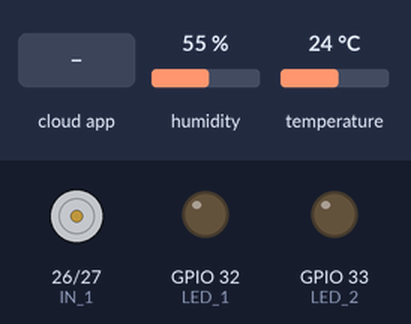
Recording of a sketch running on a simulated ESP32. Parts: motor-driver pin pairs drawn as motors (green arrow = first pin HIGH = forward, orange = second pin HIGH = backward, longer = more drive, scaled by the enable pin), output pins drawn as LEDs (lit = HIGH). Inputs (shaded band) come from the test bench; at power-on: humidity 55 %, temperature 24 °C. WiFi joins after 1.5 s; servers stay silent unless stated.

Above: at 1.2 s.
1.3 s: the phone or cloud app sets lightSwitch1 to 1
At 2.3 s:
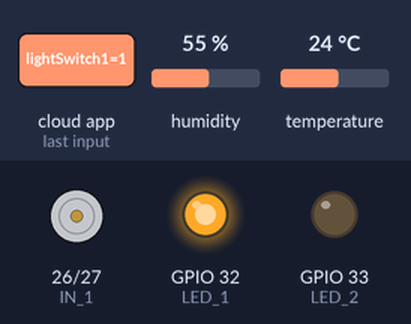
3.0 s: the phone or cloud app sets lightSwitch2 to 1
At 3.6 s:
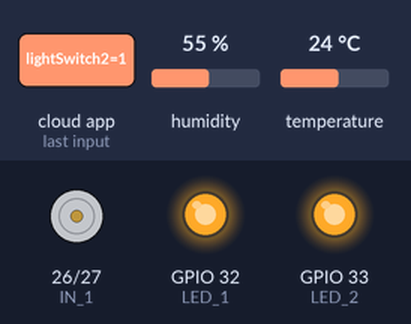
4.6 s: the phone or cloud app sets motorSpeed to 0
At 5.8 s:
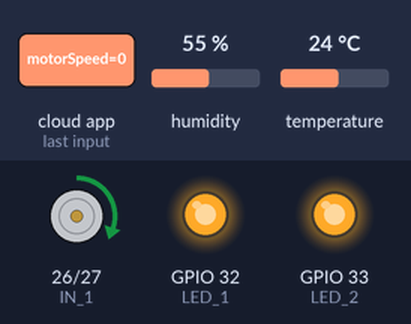
6.1 s: the phone or cloud app sets lightSwitch1 to 0
At 6.4 s:
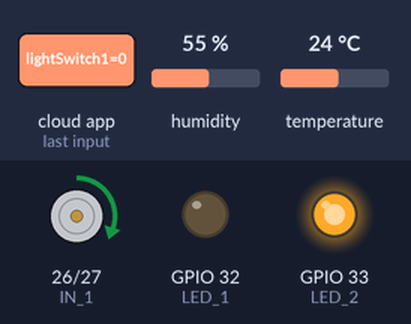
7.6 s: the phone or cloud app sets lightSwitch2 to 0
At 8.9 s:
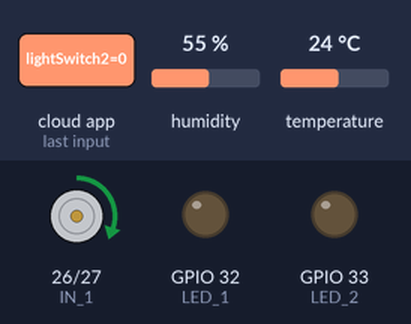
9.2 s: the phone or cloud app sets motorSpeed to 25
At 10.1 s:
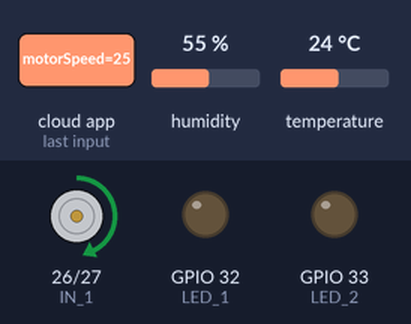
Timing chart, 0 to 11.7 s (numbered marks = the images above; inputs shaded):
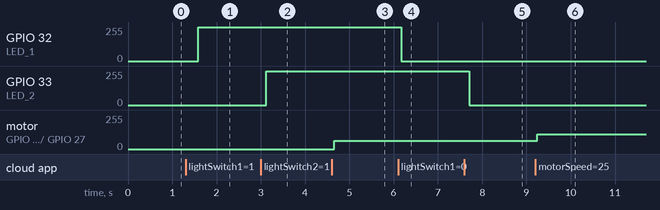

The sketch:

IoT_Final.ino
```cpp
#include "arduino_secrets.h"


#include "thingProperties.h"

#include "pins.h"


#include <SPI.h>
#include <MFRC522.h>


MFRC522 rfid(SS_PIN, RST_PIN);

MFRC522::MIFARE_Key key;

byte userTag1[] = {0x1C, 0xC3, 0xAF, 0x5E};
byte userTag2[] = {0x22, 0x42, 0x8F, 0xA9};

#include <DHT.h>
#define DHTTYPE DHT11

DHT dht(DHTPIN, DHTTYPE);


void setup() {
  Serial.begin(115200);
  initProperties();
  ArduinoCloud.begin(ArduinoIoTPreferredConnection);

  setDebugMessageLevel(1);
  ArduinoCloud.printDebugInfo();


  pinMode(LED_1, OUTPUT);
  pinMode(LED_2, OUTPUT);
  pinMode(EN_PIN, OUTPUT);
  pinMode(IN_1, OUTPUT);
  pinMode(IN_2, OUTPUT);

  SPI.begin();
  rfid.PCD_Init();

  dht.begin();
}

void loop() {
  ArduinoCloud.update();
  compareKeycards();
  readTH();
  delay(100);
}


void compareKeycards() {
 if ( ! rfid.PICC_IsNewCardPresent())
    return;
 if ( ! rfid.PICC_ReadCardSerial())
    return;

  if(memcmp(rfid.uid.uidByte, userTag1, 4) == 0) {
    authUser = "Onur Ümit Şener";
  } else if (memcmp(rfid.uid.uidByte, userTag2, 4) == 0) {
    authUser = "Master Key";
  } else {
    authUser = "Undefined Card";
  }
  Serial.println(authUser);
}


void readTH() {
  float t = dht.readTemperature();
  float h = dht.readHumidity();
  if (isnan(h) || isnan(t)) {
    Serial.println("Failed to read from DHT sensor!");
    temperatureHumidity = "Failed to read from DHT sensor!";
    return;
  }
  temperatureHumidity = "Temperature: " + String(t) + " \nHumidity: " + String(h);
}

void onMotorSpeedChange()  {
  int received = motorSpeed;
  bool direction = (received < 0) ? true : false;
  int pwm = abs(received)*1.94+62;

  if (direction) {
    digitalWrite(IN_1, LOW);
    digitalWrite(IN_2, HIGH);
  } else {
    digitalWrite(IN_1, HIGH);
    digitalWrite(IN_2, LOW);
  }
  analogWrite(EN_PIN, pwm);
}


void onLightSwitch1Change()  {
  int light1brightness = lightSwitch1.getValue().bri * 2.55;
  if (lightSwitch1.getSwitch()) {
    analogWrite(LED_1, light1brightness);
  } else {
    analogWrite(LED_1, 0);
  }
}

void onLightSwitch2Change()  {
  int light2brightness = lightSwitch2.getValue().bri * 2.55;
  if (lightSwitch2.getSwitch()) {
    analogWrite(LED_2, light2brightness);
  } else {
    analogWrite(LED_2, 0);
  }
}
```

arduino_secrets.h
```cpp
#define SECRET_SSID ""
#define SECRET_OPTIONAL_PASS ""
#define SECRET_DEVICE_KEY ""
```

thingProperties.h
```cpp
// Code generated by Arduino IoT Cloud, DO NOT EDIT.

#include <ArduinoIoTCloud.h>
#include <Arduino_ConnectionHandler.h>

const char DEVICE_LOGIN_NAME[]  = "27eb3f4e-95ae-470a-af0a-3d77c2b20a75";

const char SSID[]               = SECRET_SSID;    // Network SSID (name)
const char PASS[]               = SECRET_OPTIONAL_PASS;    // Network password (use for WPA, or use as key for WEP)
const char DEVICE_KEY[]  = SECRET_DEVICE_KEY;    // Secret device password

void onLightSwitch1Change();
void onLightSwitch2Change();
void onMotorSpeedChange();

String authUser;
String temperatureHumidity;
CloudDimmedLight lightSwitch1;
CloudDimmedLight lightSwitch2;
int motorSpeed;

void initProperties(){

  ArduinoCloud.setBoardId(DEVICE_LOGIN_NAME);
  ArduinoCloud.setSecretDeviceKey(DEVICE_KEY);
  ArduinoCloud.addProperty(authUser, READ, ON_CHANGE, NULL, 1);
  ArduinoCloud.addProperty(temperatureHumidity, READ, ON_CHANGE, NULL, 2);
  ArduinoCloud.addProperty(lightSwitch1, READWRITE, ON_CHANGE, onLightSwitch1Change);
  ArduinoCloud.addProperty(lightSwitch2, READWRITE, ON_CHANGE, onLightSwitch2Change);
  ArduinoCloud.addProperty(motorSpeed, READWRITE, ON_CHANGE, onMotorSpeedChange);

}

WiFiConnectionHandler ArduinoIoTPreferredConnection(SSID, PASS);
```

pins.h
```cpp
#define SS_PIN 5
#define RST_PIN 0

#define LED_1 32
#define LED_2 33

#define DHTPIN 4

#define EN_PIN 25
#define IN_1 26
#define IN_2 27
```

Measured:
- after the input at 1.3 s, GPIO 32 (LED_1): 0/255 → 254/255 after 0.28 s
- after the input at 3.0 s, GPIO 33 (LED_2): 0/255 → 254/255 after 0.12 s
- after the input at 4.6 s, motor on GPIO 26 (IN_1) / GPIO 27 (IN_2): stopped → forward 62/255 after 0.06 s
- after the input at 6.1 s, GPIO 32 (LED_1): 254/255 → 0/255 after 0.07 s
- after the input at 7.6 s, GPIO 33 (LED_2): 254/255 → 0/255 after 0.10 s
- after the input at 9.2 s, motor on GPIO 26 (IN_1) / GPIO 27 (IN_2): forward 62/255 → forward 110/255 at once
